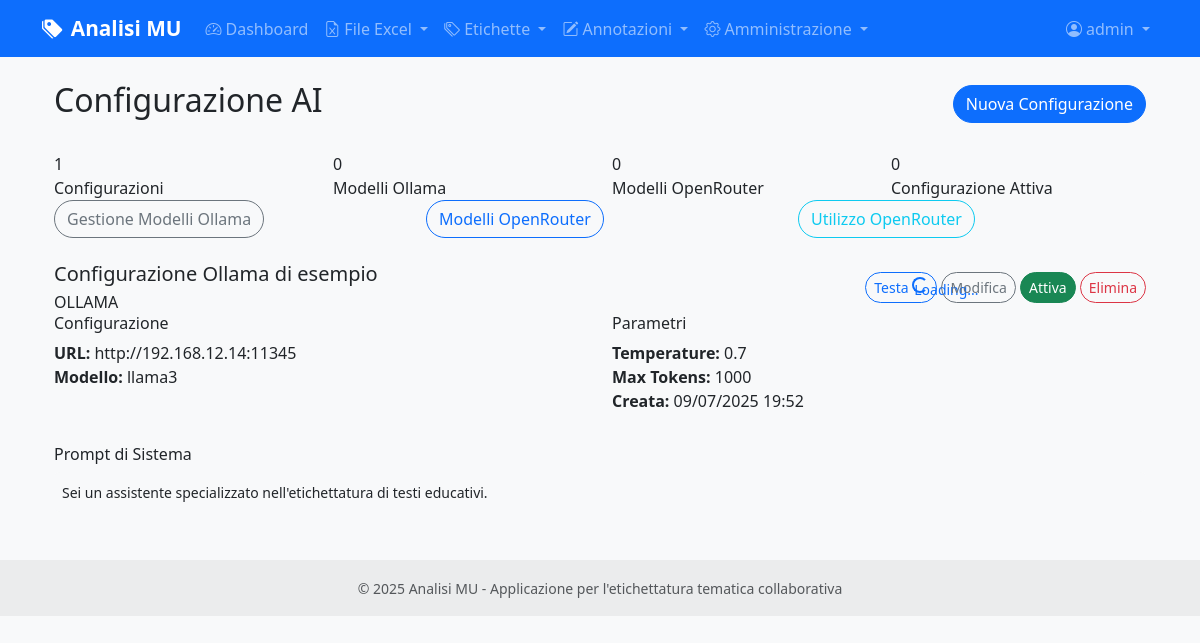
The page /admin/ai-config (signed in) on the database as committed earlier.
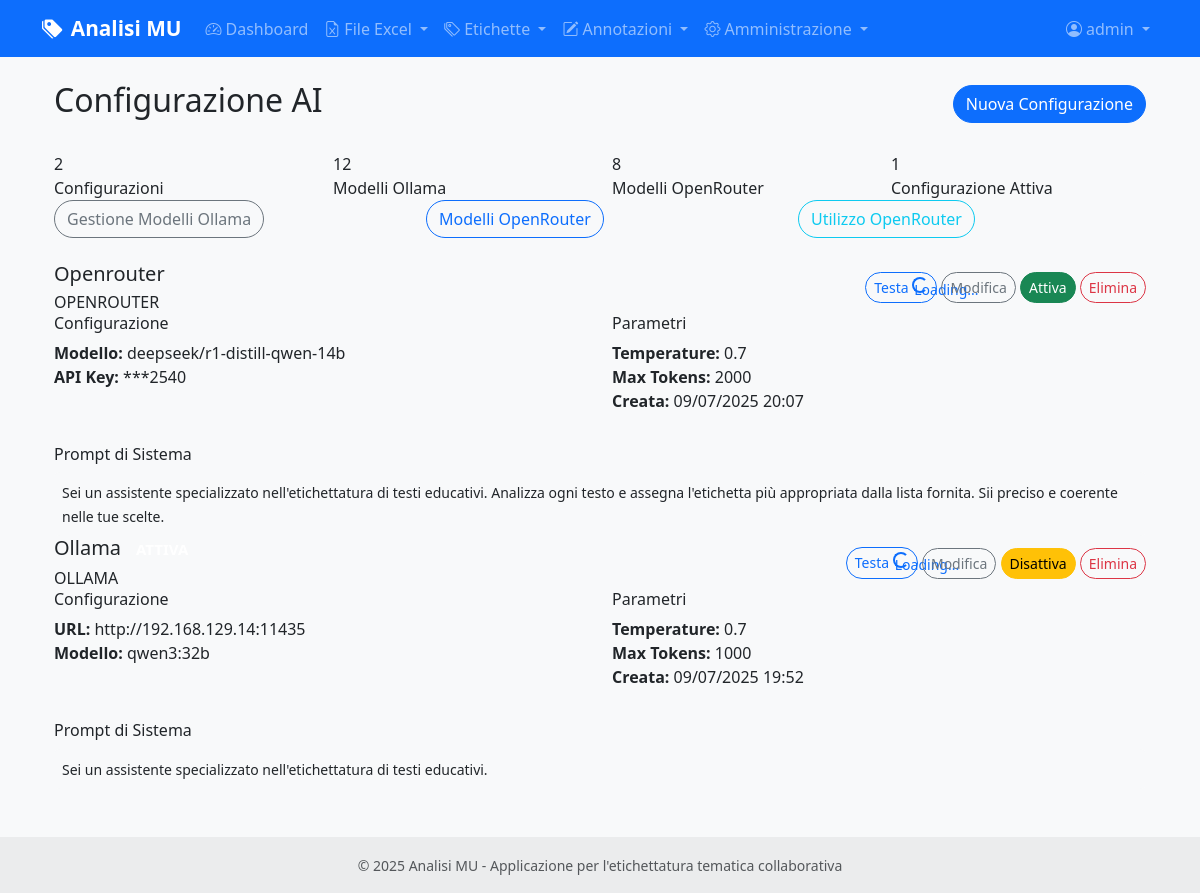
The same page on the database as committed later.
### models.py (models this page shows, shortened)
class User(UserMixin, db.Model):
    id = db.Column(db.Integer, primary_key=True)
    username = db.Column(db.String(80), unique=True, nullable=False)
    email = db.Column(db.String(120), unique=True, nullable=False)
    password_hash = db.Column(db.String(255), nullable=False)
    role = db.Column(db.String(20), default='annotatore')  # 'amministratore' o 'annotatore'
    is_active = db.Column(db.Boolean, default=True)
    last_login = db.Column(db.DateTime)
    created_at = db.Column(db.DateTime, default=datetime.utcnow)
    updated_at = db.Column(db.DateTime, default=datetime.utcnow, onupdate=datetime.utcnow)
    annotations = db.relationship('CellAnnotation', foreign_keys='CellAnnotation.user_id', backref='user', lazy=True, cascade='all, delete-orphan')
    def can_manage_users(self):
        return self.role == 'amministratore'

class AIConfiguration(db.Model):
    id = db.Column(db.Integer, primary_key=True)
    provider = db.Column(db.String(20), nullable=False)  # 'ollama' o 'openrouter'
    name = db.Column(db.String(100), nullable=False)  # Nome descrittivo
    ollama_url = db.Column(db.String(255))
    ollama_model = db.Column(db.String(100))
    openrouter_api_key = db.Column(db.String(255))
    openrouter_model = db.Column(db.String(100))
    is_active = db.Column(db.Boolean, default=True)
    max_tokens = db.Column(db.Integer, default=1000)
    temperature = db.Column(db.Float, default=0.7)
    system_prompt = db.Column(db.Text)
    created_at = db.Column(db.DateTime, default=datetime.utcnow)
    updated_at = db.Column(db.DateTime, default=datetime.utcnow, onupdate=datetime.utcnow)

### routes/admin.py (the view)
@admin_bp.route('/ai-config')
@login_required
@admin_required
def ai_configuration():
    configurations = AIConfiguration.query.order_by(AIConfiguration.created_at.desc()).all()
    ollama_models = OllamaModel.query.all()
    openrouter_models = OpenRouterModel.query.all()
    return render_template('admin/ai_configuration.html',
                         configurations=configurations,
                         ollama_models=ollama_models,
                         openrouter_models=openrouter_models)

### routes/admin.py (called while the page is built)
def admin_required(f):
    @wraps(f)
    def decorated_function(*args, **kwargs):
        if not current_user.is_authenticated or not current_user.can_manage_users():
            flash('Accesso negato. Sono richiesti privilegi di amministratore.', 'error')
            return redirect(url_for('main.index'))
        return f(*args, **kwargs)
    return decorated_function

### templates/admin/ai_configuration.html (shortened to what this page needs)
{% extends "base.html" %}
{% block content %}
<div class="container-fluid">
    <div class="row">
        <div class="col-12">
            <div class="d-flex justify-content-between align-items-center mb-4">
                <h2> Configurazione AI</h2>
                <a href="{{ url_for('admin.create_ai_config') }}" class="btn btn-primary">
                     Nuova Configurazione
                </a>
            </div>
            <div class="ai-stats">
                <div class="row">
                    <div class="col-md-3">
                        <div class="stat-item">
                            <div class="stat-number">{{ configurations|length }}</div>
                            <div>Configurazioni</div>
                        </div>
                    </div>
                    <div class="col-md-3">
                        <div class="stat-item">
                            <div class="stat-number">{{ ollama_models|length }}</div>
                            <div>Modelli Ollama</div>
                        </div>
                    </div>
                    <div class="col-md-3">
                        <div class="stat-item">
                            <div class="stat-number">{{ openrouter_models|length }}</div>
                            <div>Modelli OpenRouter</div>
                        </div>
                    </div>
                    <div class="col-md-3">
                        <div class="stat-item">
                            <div class="stat-number">
                                {{ configurations|selectattr('is_active', 'equalto', true)|list|length }}
                            </div>
                            <div>Configurazione Attiva</div>
                        </div>
                    </div>
                </div>
            </div>
            <div class="row mb-4">
                <div class="col-md-4">
                    <a href="{{ url_for('admin.ollama_models') }}" class="btn btn-outline-secondary btn-block">
                         Gestione Modelli Ollama
                    </a>
                </div>
                <div class="col-md-4">
                    <a href="{{ url_for('admin.openrouter_models') }}" class="btn btn-outline-primary btn-block">
                         Modelli OpenRouter
                    </a>
                </div>
                <div class="col-md-4">
                    <a href="{{ url_for('admin.openrouter_usage') }}" class="btn btn-outline-info btn-block">
                         Utilizzo OpenRouter
                    </a>
                </div>
            </div>
            {% if configurations %}
                {% for config in configurations %}
                <div class="config-card {% if config.is_active %}active{% endif %}">
                    <div class="config-header">
                        <div class="d-flex justify-content-between align-items-center">
                            <div>
                                <h5 class="mb-1">
                                    {{ config.name }}
                                    {% if config.is_active %}
                                        <span class="badge badge-success ml-2">ATTIVA</span>
                                    {% endif %}
                                </h5>
                                <span class="provider-badge provider-{{ config.provider }}">
                                    {{ config.provider|upper }}
                                </span>
                            </div>
                            <div>
                                <button class="btn btn-sm btn-outline-primary test-config-btn"
                                        data-config-id="{{ config.id }}">
                                     Testa
                                    <div class="loading-spinner spinner-border spinner-border-sm" role="status">
                                        <span class="sr-only">Loading...</span>
                                    </div>
                                </button>
                                <a href="{{ url_for('admin.edit_ai_config', config_id=config.id) }}"
                                   class="btn btn-sm btn-outline-secondary">
                                     Modifica
                                </a>
                                <form method="POST" action="{{ url_for('admin.toggle_ai_config', config_id=config.id) }}"
                                      style="display: inline;">
                                    {% if config.is_active %}
                                    <button type="submit" class="btn btn-sm btn-warning">
                                         Disattiva
                                    </button>
                                    {% else %}
                                    <button type="submit" class="btn btn-sm btn-success">
                                         Attiva
                                    </button>
                                    {% endif %}
                                </form>
                                <form method="POST" action="{{ url_for('admin.delete_ai_config', config_id=config.id) }}"
                                      style="display: inline;"
                                      onsubmit="return confirm('Sei sicuro di voler eliminare questa configurazione?');">
                                    <button type="submit" class="btn btn-sm btn-outline-danger">
                                         Elimina
                                    </button>
                                </form>
                            </div>
                        </div>
                    </div>
                    <div class="config-body">
                        <div class="row">
                            <div class="col-md-6">
                                <h6>Configurazione</h6>
                                <ul class="list-unstyled">
                                    {% if config.provider == 'ollama' %}
                                        <li><strong>URL:</strong> {{ config.ollama_url }}</li>
                                        <li><strong>Modello:</strong> {{ config.ollama_model }}</li>
                                    {% elif config.provider == 'openrouter' %}
                                        <li><strong>Modello:</strong> {{ config.openrouter_model }}</li>
                                        <li><strong>API Key:</strong> {{ '***' + config.openrouter_api_key[-4:] if config.openrouter_api_key else 'Non configurata' }}</li>
                                    {% endif %}
                                </ul>
                            </div>
                            <div class="col-md-6">
                                <h6>Parametri</h6>
                                <ul class="list-unstyled">
                                    <li><strong>Temperature:</strong> {{ config.temperature }}</li>
                                    <li><strong>Max Tokens:</strong> {{ config.max_tokens }}</li>
                                    <li><strong>Creata:</strong> {{ config.created_at.strftime('%d/%m/%Y %H:%M') }}</li>
                                </ul>
                            </div>
                        </div>
                        {% if config.system_prompt %}
                        <div class="mt-3">
                            <h6>Prompt di Sistema</h6>
                            <div class="bg-light p-2 rounded">
                                <small>{{ config.system_prompt[:200] }}{% if config.system_prompt|length > 200 %}...{% endif %}</small>
                            </div>
                        </div>
                        {% endif %}
                    </div>
                </div>
                {% endfor %}
            {% else %}
                <div class="alert alert-info">
                    <i class="fas fa-info-circle"></i>
                    Nessuna configurazione AI trovata.
                    <a href="{{ url_for('admin.create_ai_config') }}">Crea la prima configurazione</a>.
                </div>
            {% endif %}
        </div>
    </div>
</div>
{% endblock %}

### templates/base.html (shortened to what this page needs)
<!DOCTYPE html>
<html lang="it">
<head>
    <link href="https://cdn.jsdelivr.net/npm/bootstrap@5.3.0/dist/css/bootstrap.min.css" rel="stylesheet">
    <link href="https://cdn.jsdelivr.net/npm/bootstrap-icons@1.10.0/font/bootstrap-icons.css" rel="stylesheet">
    <link href="{{ url_for('static', filename='css/style.css') }}" rel="stylesheet">
</head>
<body>
    <nav class="navbar navbar-expand-lg navbar-dark bg-primary">
        <div class="container">
            <a class="navbar-brand" href="{{ url_for('main.index') }}">
                <i class="bi bi-tags-fill me-2"></i>Analisi MU
            </a>
            <div class="collapse navbar-collapse" id="navbarNav">
                <ul class="navbar-nav me-auto">
                    {% if current_user.is_authenticated %}
                    <li class="nav-item">
                        <a class="nav-link" href="{{ url_for('main.dashboard') }}">
                            <i class="bi bi-speedometer2 me-1"></i>Dashboard
                        </a>
                    </li>
                    <li class="nav-item dropdown">
                        <a class="nav-link dropdown-toggle" href="#" id="excelDropdown" role="button" data-bs-toggle="dropdown">
                            <i class="bi bi-file-earmark-excel me-1"></i>File Excel
                        </a>
                    </li>
                    <li class="nav-item dropdown">
                        <a class="nav-link dropdown-toggle" href="#" id="labelsDropdown" role="button" data-bs-toggle="dropdown">
                            <i class="bi bi-tags me-1"></i>Etichette
                        </a>
                    </li>
                    <li class="nav-item dropdown">
                        <a class="nav-link dropdown-toggle" href="#" id="annotationDropdown" role="button" data-bs-toggle="dropdown">
                            <i class="bi bi-pencil-square me-1"></i>Annotazioni
                        </a>
                    </li>
                    {% if current_user.can_manage_users() %}
                    <li class="nav-item dropdown">
                        <a class="nav-link dropdown-toggle" href="#" id="adminDropdown" role="button" data-bs-toggle="dropdown">
                            <i class="bi bi-gear me-1"></i>Amministrazione
                        </a>
                    </li>
                    {% endif %}
                    {% endif %}
                </ul>
                <ul class="navbar-nav">
                    {% if current_user.is_authenticated %}
                    <li class="nav-item dropdown">
                        <a class="nav-link dropdown-toggle" href="#" id="userDropdown" role="button" data-bs-toggle="dropdown">
                            <i class="bi bi-person-circle me-1"></i>{{ current_user.username }}
                        </a>
                    </li>
                    {% endif %}
                </ul>
            </div>
        </div>
    </nav>
    <main class="container my-4">
        {% block content %}{% endblock %}
    </main>
    <footer class="bg-light text-center text-lg-start mt-5">
        <div class="text-center p-3" style="background-color: rgba(0, 0, 0, 0.05);">
            <small class="text-muted">
                © 2025 Analisi MU - Applicazione per l'etichettatura tematica collaborativa
            </small>
        </div>
    </footer>
</body>
</html>

### static/css/style.css (style rules this page uses)
:root { --primary-color: #007bff; --success-color: #28a745; --warning-color: #ffc107; --danger-color: #dc3545; --info-color: #17a2b8; --light-color: #f8f9fa; --dark-color: #343a40; }
body { font-family: 'Segoe UI', Tahoma, Geneva, Verdana, sans-serif; background-color: #f8f9fa; }
.navbar-brand { font-weight: 600; font-size: 1.3rem; }
.btn { border-radius: 50px; font-weight: 500; transition: all 0.2s ease; }
.btn-sm { border-radius: 25px; }
footer { margin-top: auto; }

Rows that differ between the two databases and show on the page:
added AIConfiguration: name "Openrouter", provider "OPENROUTER", is_active "Attiva", openrouter_model "deepseek/r1-distill-qwen-14b", openrouter_api_key "***2540", temperature "0.7", max_tokens "2000", created_at "09/07/2025 20:07", system_prompt "Sei un assistente specializzato nell'etichettatura di testi educativi. Analizza ogni testo e assegna l'etichetta più appropriata dalla lista fornita. Sii preciso e coerente nelle tue scelte."
changed AIConfiguration "OLLAMA": name "Configurazione Ollama di esempio" → "Ollama"; ollama_url "http://192.168.12.14:11345" → "http://192.168.129.14:11435"; ollama_model "llama3" → "qwen3:32b"; is_active "Attiva" → "Disattiva"
Other text that changed with them:
{{ configurations|length }}: "1" → "2"
{{ ollama_models|length }}: "0" → "12"
{{ openrouter_models|length }}: "0" → "8"
{{ configurations|selectattr('is_active', 'equalto', true)|list|length }}: "0" → "1"
